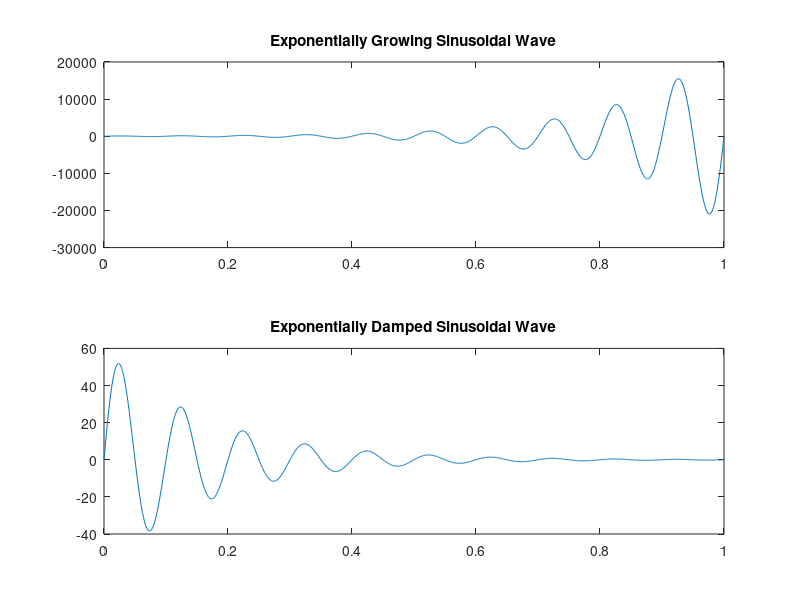

Reproduce this figure in MATLAB.
% Sinusoidal signal types
% See difference of signals
% Set the amplitude, frequency, phase, and growth rate of the signal
A = 60;
WO = 20*pi;
phi = 0;
a = 6;

% Define the time interval for the signal and calculate the exponentially growing sinusoidal signal
t = 0:0.001:1;
expsine = A * sin(WO * t + phi) .* exp(a * t);

% Create a plot to visualize the exponentially growing sinusoidal wave
figure
subplot(2,1,1)
plot(t, expsine)
title('Exponentially Growing Sinusoidal Wave')

% Calculate the exponentially damped sinusoidal signal and plot it
expsine = A * sin(WO * t + phi) .* exp(-a * t);
subplot(2,1,2)
plot(t, expsine);
title('Exponentially Damped Sinusoidal Wave')